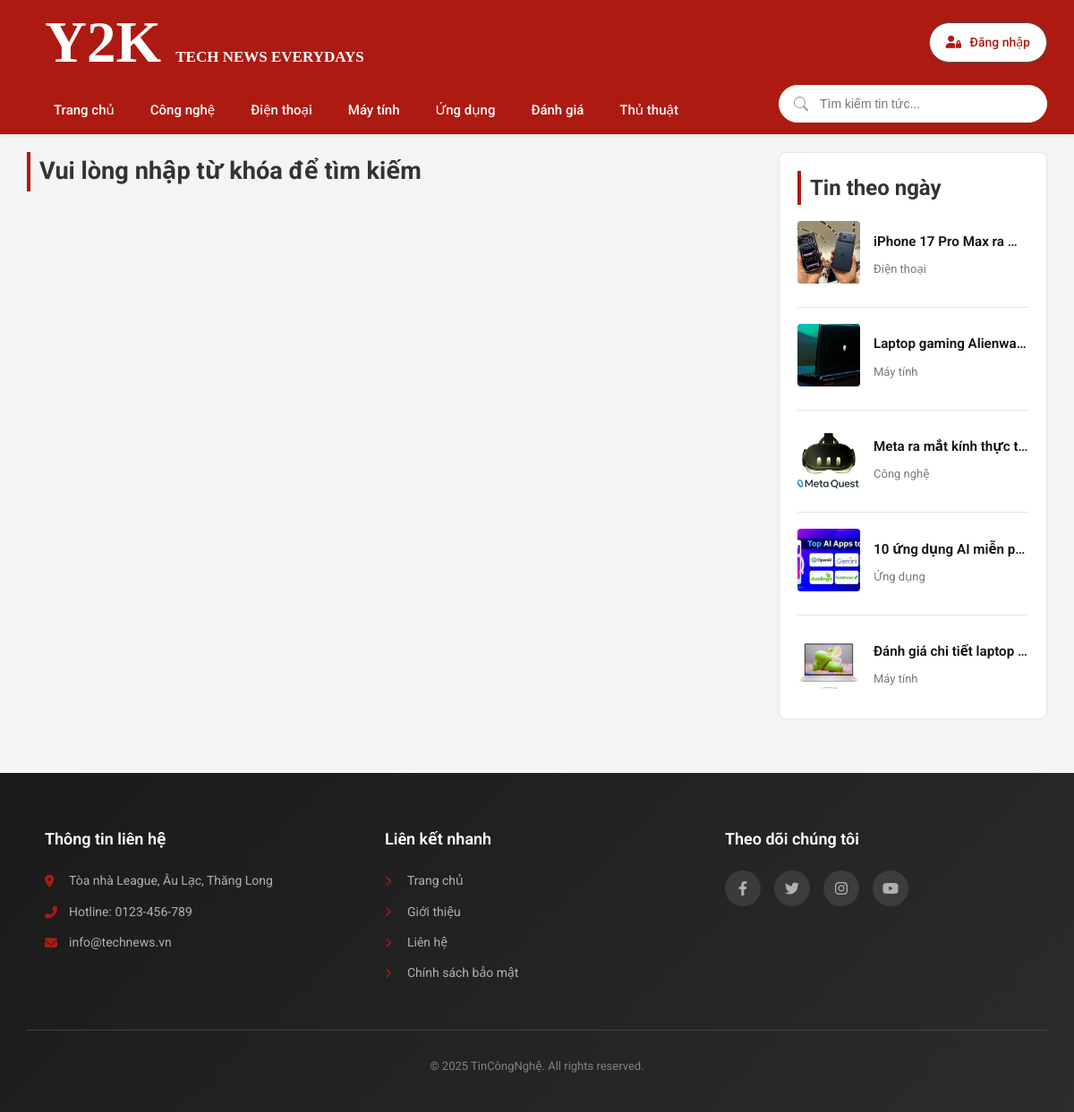
Screenshot of /search.php with the database file from the repository.
### tables this page shows
CREATE TABLE `linhvuc` (
  `id` int(11) NOT NULL,
  `ten_linhvuc` varchar(255) NOT NULL,
  `mo_ta` text,
  `ngay_tao` datetime DEFAULT CURRENT_TIMESTAMP
);

CREATE TABLE `baiviet` (
  `id` int(11) NOT NULL,
  `tieu_de` varchar(255) NOT NULL,
  `mo_ta_ngan` text,
  `hinh_anh` varchar(255) DEFAULT NULL,
  `id_linhvuc` int(11) DEFAULT NULL,
  `id_tacgia` int(11) DEFAULT NULL,
  `ngay_dang` datetime DEFAULT CURRENT_TIMESTAMP
);

### functions.php (called while the page is built, shortened)
<?php
function fetchAll(mysqli $conn, string $sql, string $types = '', array $params = []): array {
    $stmt = $conn->prepare($sql);
    $stmt->execute();
    $result = $stmt->get_result();
    return $result ? $result->fetch_all(MYSQLI_ASSOC) : [];
}
function getMenuItems(mysqli $conn): array {
    return fetchAll($conn, "SELECT id, ten_linhvuc FROM linhvuc ORDER BY id ASC LIMIT 5");
}
?>

### search.php (the view, shortened to what this page needs)
<?php
include 'functions.php';
$query = '';
$results = [];
$total_results = 0;
$menu_items = getMenuItems($conn);
$sidebar_posts = fetchAll($conn, "
    SELECT b.id, b.tieu_de, b.hinh_anh, l.ten_linhvuc
    FROM baiviet b
    LEFT JOIN linhvuc l ON b.id_linhvuc = l.id
    ORDER BY b.ngay_dang DESC
    LIMIT 5
");
?>
<!DOCTYPE html>
<html lang="vi">
<head>
  <link rel="stylesheet" href="style.css">
  <link rel="stylesheet" href="https://cdnjs.cloudflare.com/ajax/libs/font-awesome/6.4.0/css/all.min.css">
</head>
<body>
<header class="header">
  <div class="container">
    <div class="header-top">
      <a href="index.php"><div class="logo"><h1 style="font-size: 65px; font-family: fantasy">Y2K <span style="font-size:17px; ">TECH NEWS EVERYDAYS</span></h1></div></a>
      <div class="admin-link">
        <?php if (isset($_SESSION['user_id'])): ?>
        <a href="admin/index.php" class="login-button admin-dash-button">
            <i class="fas fa-user-cog"></i>
            Chào, <?= htmlspecialchars(explode(' ', $_SESSION['user_name'])[0]) ?>
        </a>
        <a href="admin/logout.php" class="login-button logout-button" id="ajax-logout-button">
            <i class="fas fa-sign-out-alt"></i> Đăng xuất
        </a>
        <?php else: ?>
        <a href="admin/login.php" class="login-button" id="show-login-modal">
            <i class="fas fa-user-lock"></i>
            Đăng nhập
        </a>
        <?php endif; ?>
      </div>
    </div>
    <nav class="main-menu">
      <ul>
        <li><a href="index.php">Trang chủ</a></li>
        <?php foreach ($menu_items as $item): ?>
            <li><a href="category.php?id=<?= $item['id'] ?>"><?= htmlspecialchars($item['ten_linhvuc']) ?></a></li>
        <?php endforeach; ?>
        <li><a href="#">Đánh giá</a></li>
        <li><a href="#">Thủ thuật</a></li>
                    <li style="position: absolute; right:0;">
              <form class="search-box" action="search.php" method="GET">
              <input type="text" name="q" placeholder="Tìm kiếm tin tức...">
            </form>
            </li>
      </ul>
    </nav>
  </div>
</header>
<main>
  <div class="main-content genk-layout">
    <section class="center-content">
        <?php if (!empty($query)): ?>
            <h2 class="search-results-title">
                Tìm thấy <?= $total_results ?> kết quả cho: "<?= htmlspecialchars($query) ?>"
            </h2>
            <?php if ($total_results > 0): ?>
                <section class="main-feed">
                    <?php foreach ($results as $post): ?>
                    <article class="feed-card">
                        <a href="chitiet.php?id=<?= $post['id'] ?>" class="feed-card-image">
                            <img src="<?= htmlspecialchars($post['hinh_anh']) ?>" alt="<?= htmlspecialchars($post['tieu_de']) ?>">
                        </a>
                        <div class="feed-card-info">
                            <span class="news-meta"><?= htmlspecialchars($post['ten_linhvuc']) ?></span>
                            <h3 class="feed-card-title">
                                <a href="chitiet.php?id=<?= $post['id'] ?>"><?= htmlspecialchars($post['tieu_de']) ?></a>
                            </h3>
                            <p class="feed-card-excerpt"><?= htmlspecialchars($post['mo_ta_ngan']) ?></p>
                        </div>
                    </article>
                    <?php endforeach; ?>
                </section>
            <?php else: ?>
                <p class="no-results">Không tìm thấy bài viết nào phù hợp với từ khóa của bạn.</p>
            <?php endif; ?>
        <?php else: ?>
            <h2 class="search-results-title">Vui lòng nhập từ khóa để tìm kiếm</h2>
        <?php endif; ?>
    </section>
    <aside class="right-sidebar">
      <h2 class="section-title">Tin theo ngày</h2>
      <?php foreach ($sidebar_posts as $row): ?>
        <div class="hot-item">
          <a href="chitiet.php?id=<?= $row['id'] ?>">
            <img src="<?= htmlspecialchars($row['hinh_anh']) ?>" alt="<?= htmlspecialchars($row['tieu_de']) ?>" class="hot-thumb">
          </a>
          <div class="hot-info">
            <h4><a href="chitiet.php?id=<?= $row['id'] ?>"><?= htmlspecialchars($row['tieu_de']) ?></a></h4>
            <span class="news-meta"><?= htmlspecialchars($row['ten_linhvuc'] ?? 'Chưa phân loại') ?></span>
          </div>
        </div>
      <?php endforeach; ?>
    </aside>
  </div>
</main>
<footer class="footer">
    <div class="container">
    <div class="footer-content">
    <div class="footer-section">
        <h4>Thông tin liên hệ</h4>
        <ul class="footer-contact-info">
          <li><i class="fas fa-map-marker-alt"></i> Tòa nhà League, Âu Lạc, Thăng Long</li>
          <li><i class="fas fa-phone-alt"></i> Hotline: 0123-456-789</li>
          <li><i class="fas fa-envelope"></i> info@technews.vn</li>
        </ul>
      </div>
      <div class="footer-section">
        <h4>Liên kết nhanh</h4>
        <ul class="footer-quick-links">
          <li><a href="index.php"><i class="fas fa-chevron-right"></i> Trang chủ</a></li>
          <li><a href="#"><i class="fas fa-chevron-right"></i> Giới thiệu</a></li>
          <li><a href="#contact"><i class="fas fa-chevron-right"></i> Liên hệ</a></li>
          <li><a href="#"><i class="fas fa-chevron-right"></i> Chính sách bảo mật</a></li>
        </ul>
      </div>
      <div class="footer-section">
        <h4>Theo dõi chúng tôi</h4>
        <div class="social-links">
          <a href="#" aria-label="Facebook" title="Facebook"><i class="fab fa-facebook-f"></i></a>
          <a href="#" aria-label="Twitter" title="Twitter"><i class="fab fa-twitter"></i></a>
          <a href="#" aria-label="Instagram" title="Instagram"><i class="fab fa-instagram"></i></a>
          <a href="#" aria-label="YouTube" title="YouTube"><i class="fab fa-youtube"></i></a>
        </div>
      </div>
    </div>
    <div class="footer-bottom">
      <p>&copy; <?= date('Y') ?> TinCôngNghệ. All rights reserved.</p>
    </div>
  </div>
</footer>
</body>
</html>

### rows the page displays
linhvuc: ten_linhvuc "Công nghệ"
linhvuc: ten_linhvuc "Điện thoại"
linhvuc: ten_linhvuc "Máy tính"
linhvuc: ten_linhvuc "Ứng dụng"
baiviet: hinh_anh (picture), tieu_de "iPhone 17 Pro Max ra…", id_linhvuc.ten_linhvuc "Điện thoại"
baiviet: hinh_anh (picture), tieu_de "Laptop gaming Alienwa…", id_linhvuc.ten_linhvuc "Máy tính"
baiviet: hinh_anh (picture), tieu_de "Meta ra mắt kính thực t…", id_linhvuc.ten_linhvuc "Công nghệ"
baiviet: hinh_anh (picture), tieu_de "10 ứng dụng AI miễn p…", id_linhvuc.ten_linhvuc "Ứng dụng"
baiviet: hinh_anh (picture), tieu_de "Đánh giá chi tiết laptop…", id_linhvuc.ten_linhvuc "Máy tính"
